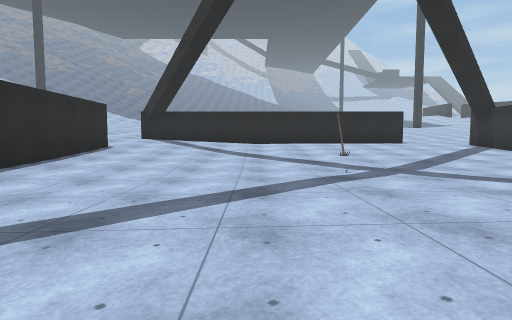
view 1 (above)

13 first-person views from a walk through a Unity game level. The camera is 1.2 m above the floor, tilts 4° down and sees 80° across. The floor is counted in squares, 2 m on a side. Each view is taken from the middle of a square. On the plan, view 1 faces up. The plan holds only what a view shows up to about 9 squares ahead; the rest is blank. The place goes on beyond the plan. The player character is not drawn. Some animated figures are not drawn. Some surface patterns are stand-ins.

view 2
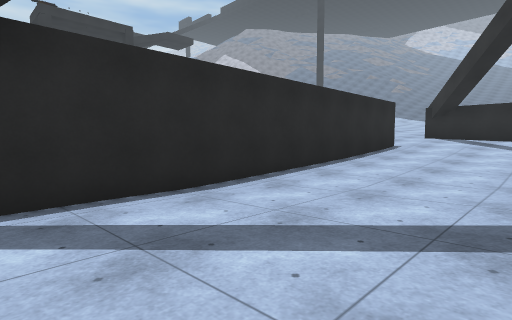

view 3
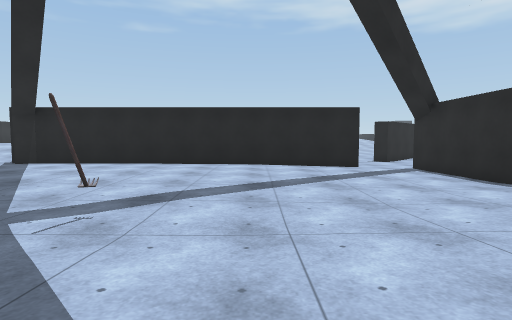

view 4
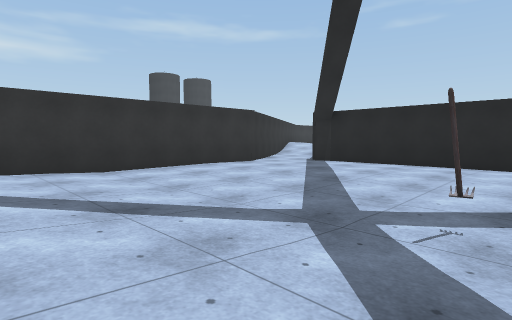

view 5
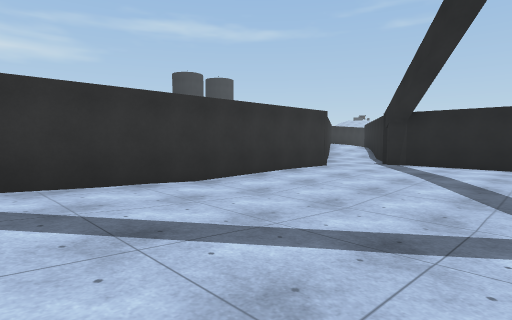

view 6
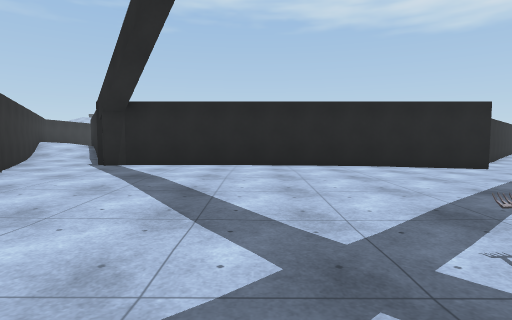

view 7
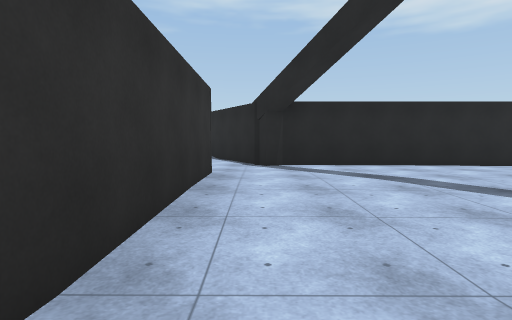

view 8
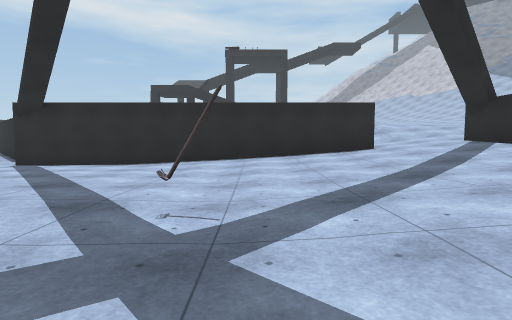

view 9
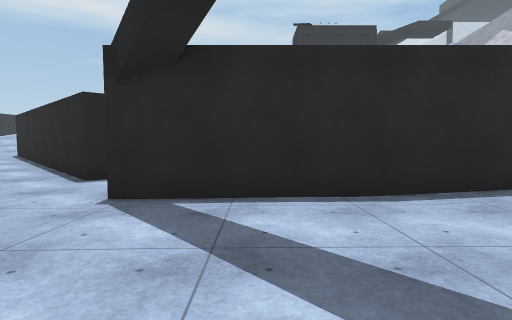

view 10
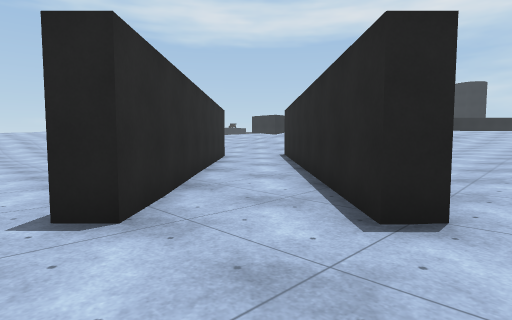

view 11
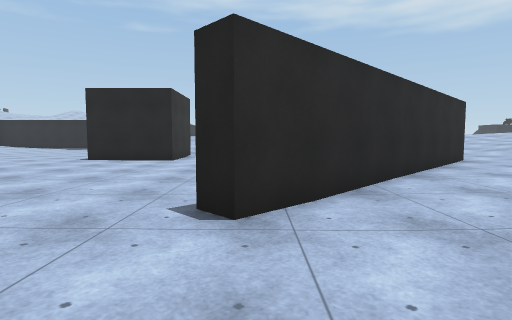

view 12
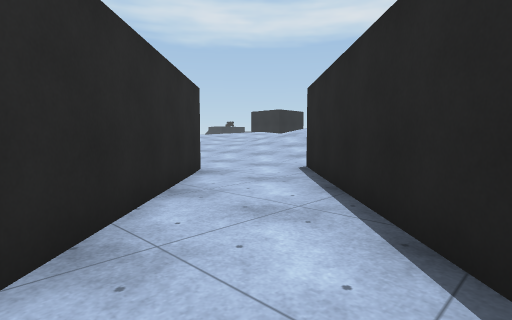

view 13
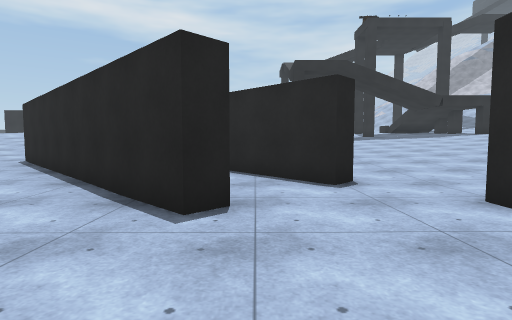

### Floor plan
Key: @ floor where view 1 was taken; # wall or solid block; x gap in a wall; . main floor; : floor 0.25 m higher than the main floor; - floor 0.25 m lower than the main floor; + floor 0.5 m higher than the main floor; _ floor 0.5 m lower than the main floor; * floor 0.75 m higher than the main floor; O other object.
Columns run from 15 left of view 1 to 10 right of it. Each row starts with its distance up from view 1.
  9           x++++++++++++#
  8           #+++:::+++:::#
  7           #::::::::::::#
  6           #::..........#
  5           #......O.....#
  4           #............#
  3     +:    #..........::#
  2     ::..  #-.......::::#
  1     :...- #-...........##
  0     :...--#--..@........#
 -1       .------##########.#
 -2 :::....-#----         ####
 -3 ::..   ##-----
 -4       ##--#---
 -5      ##--##----
 -6     ##--##-----
 -7    .#.-##-------
 -8   +..###  -------
 -9  ++...-   - ------
-10  *+...   -- _###--
-11   +.     --
-12          --

Where each view was taken, in squares from view 1:
view 1: 0 up, 0 right, facing up
view 2: 0 up, 1 left, facing up-left
view 3: 8 up, 0 right, facing down
view 4: 8 up, 1 right, facing down-right
view 5: 9 up, 3 right, facing down-right
view 6: 7 up, 3 right, facing down
view 7: 7 up, 7 right, facing down
view 8: 6 up, 4 right, facing left
view 9: 1 up, 1 left, facing left
view 10: 1 down, 4 left, facing down-left
view 11: 1 down, 5 left, facing down
view 12: 4 down, 7 left, facing down-left
view 13: 3 down, 2 left, facing left
